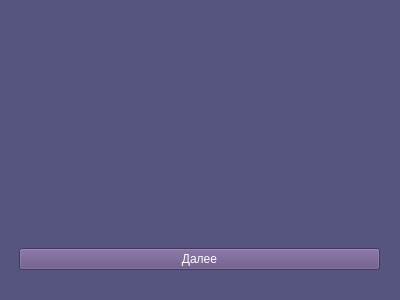
<?xml version="1.0" encoding="UTF-8"?>
<ui version="4.0">
 <class>Form</class>
 <widget class="QWidget" name="Form">
  <property name="geometry">
   <rect>
    <x>0</x>
    <y>0</y>
    <width>400</width>
    <height>300</height>
   </rect>
  </property>
  <property name="windowTitle">
   <string>Form</string>
  </property>
  <property name="styleSheet">
   <string notr="true">background-color: rgb(85, 85, 127);</string>
  </property>
  <widget class="QWidget" name="verticalLayoutWidget">
   <property name="geometry">
    <rect>
     <x>19</x>
     <y>49</y>
     <width>361</width>
     <height>221</height>
    </rect>
   </property>
   <layout class="QVBoxLayout" name="verticalLayout">
    <item>
     <widget class="QLabel" name="label">
      <property name="font">
       <font>
        <pointsize>16</pointsize>
       </font>
      </property>
      <property name="styleSheet">
       <string notr="true">color: rgb(255, 255, 255);</string>
      </property>
      <property name="text">
       <string/>
      </property>
      <property name="alignment">
       <set>Qt::AlignCenter</set>
      </property>
     </widget>
    </item>
    <item>
     <widget class="QPushButton" name="continueButton">
      <property name="styleSheet">
       <string notr="true">color: rgb(255, 255, 255);
background-color: rgb(96, 76, 127);</string>
      </property>
      <property name="text">
       <string>Далее</string>
      </property>
     </widget>
    </item>
   </layout>
  </widget>
 </widget>
 <resources/>
 <connections/>
</ui>
